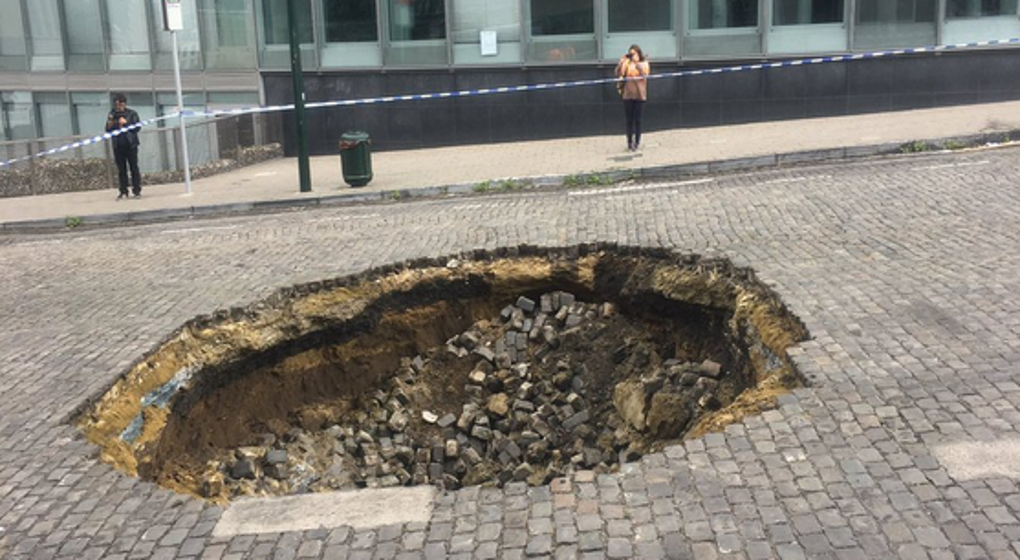
#> input picture cadrage/TROU.png, 1020 x 560 px, found by its file name
$ python cadrage.py
#> lines starting #> are read from the running program, lines starting #| are printed output that depends on the picture
#> further down, img is the input picture: shape (560, 1020, 3); mean B, G, R 122.5, 130.6, 135.4
import numpy as np
import cv2
import string
# ============================================================================

CANVAS_SIZE = (600,800)

FINAL_LINE_COLOR = (0, 255, 10)
WORKING_LINE_COLOR = (127, 127, 127)

# ============================================================================

class PolygonDrawer(object):
    def __init__(self, window_name,img):
        self.window_name = window_name # Name for our window
        self.img =img
        self.done = False # Flag signalling we're done
        self.current = (0, 0) # Current position, so we can draw the line-in-progress
        self.points = [] # List of points defining our polygon


    def keyboard_input(self):
        text = ""
        letters = string.ascii_lowercase + string.digits
        while True:
            key = cv2.waitKey(1)
            for letter in letters:
                if key == ord(letter):
                    text = text + letter
            if key == ord("\n") or key == ord("\r"): # Enter Key
                break
        return text

    def on_mouse(self, event, x, y, buttons, user_param):
        # Mouse callback that gets called for every mouse event (i.e. moving, clicking, etc.)

        if self.done: # Nothing more to do
            return

        if event == cv2.EVENT_MOUSEMOVE:
            # We want to be able to draw the line-in-progress, so update current mouse position
            self.current = (x, y)
        elif event == cv2.EVENT_LBUTTONDOWN:
            # Left click means adding a point at current position to the list of points
            print("Adding point #%d with position(%d,%d)" % (len(self.points), x, y))
            self.points.append((x, y))
        elif event == cv2.EVENT_RBUTTONDOWN:
            # Right click means we're done
            self.points.append(self.points[0])
            print("Completing polygon with %d points." % (len(self.points)-1))
            self.done = True


    def run(self):
        # Let's create our working window and set a mouse callback to handle events
        cv2.namedWindow(self.window_name)
        cv2.imshow(self.window_name, np.zeros(CANVAS_SIZE, np.uint8))
        cv2.waitKey(1)
        cv2.setMouseCallback(self.window_name, self.on_mouse)

        while(not self.done):
            # This is our drawing loop, we just continuously draw new images
            # and show them in the named window
            canvas = cv2.resize(self.img, (600,800))
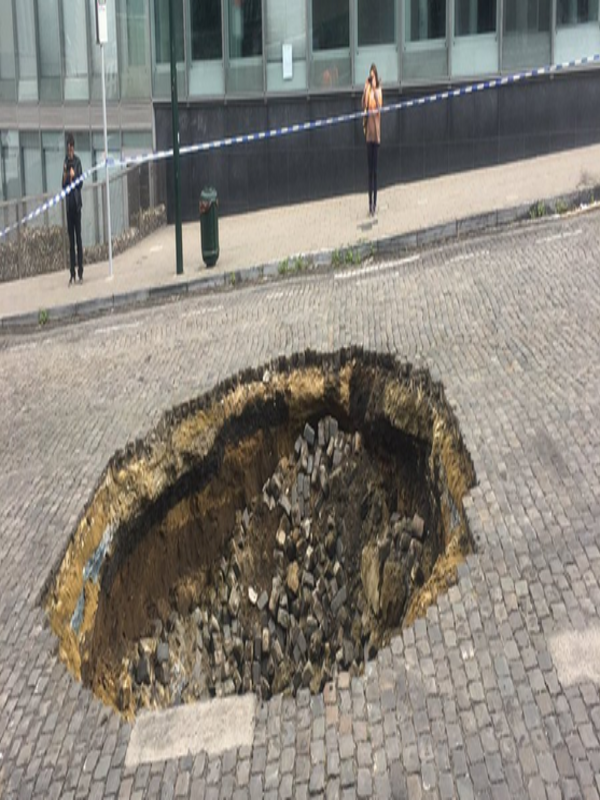
#> canvas: shape (800, 600, 3); mean B, G, R 122.4, 130.5, 135.3
            if (len(self.points) > 0):
                # Draw all the current polygon segments
                cv2.polylines(canvas, np.array([self.points]), False, FINAL_LINE_COLOR, 1)
                # And  also show what the current segment would look like
                cv2.line(canvas, self.points[-1], self.current, WORKING_LINE_COLOR)
            # Update the window
            cv2.imshow(self.window_name, canvas)
            # And wait 50ms before next iteration (this will pump window messages meanwhile)
            if cv2.waitKey(50) == 27: # ESC hit
#> (key Esc is pressed here)
                self.done = True

        # User finised entering the polygon points, so let's make the final drawing
        canvas = cv2.resize(self.img, (600,800))
        # of a filled polygon
        if (len(self.points) > 0):
            cv2.polylines(canvas, np.array([self.points]),True, FINAL_LINE_COLOR,1)
            cv2.putText(canvas,self.keyboard_input(),self.points[0],cv2.FONT_HERSHEY_SIMPLEX ,1,(255, 0, 0),2,cv2.LINE_AA)
        # And show it
        cv2.imshow(self.window_name, canvas)
        # Waiting for the user to press any key
        cv2.waitKey()

        cv2.destroyWindow(self.window_name)
        return canvas

# ============================================================================

if __name__ == "__main__":
    img = cv2.imread("cadrage\\TROU.png")

    pd = PolygonDrawer("Polygon",img)
    image = pd.run()

    print("Polygon = %s" % pd.points)
#| Polygon = []
